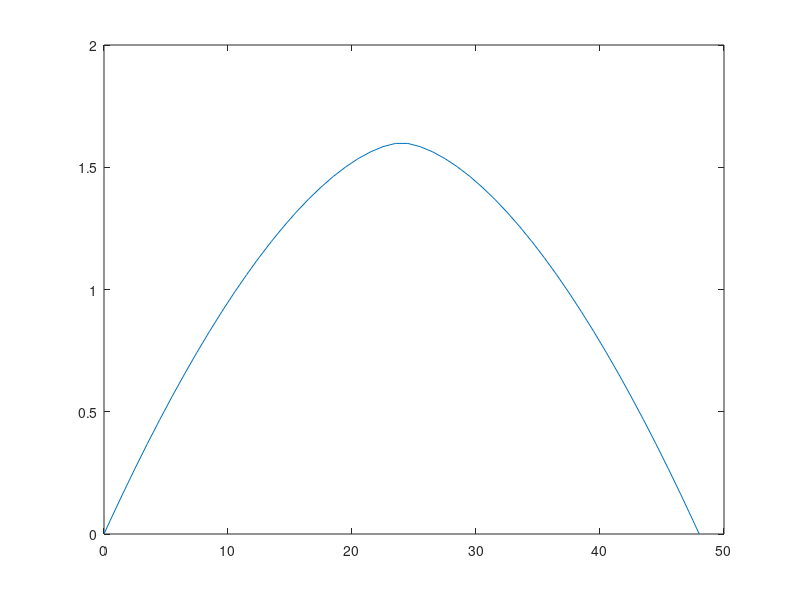

Write MATLAB code to recreate this figure. (Note: this script raises an error after producing the figure.)
nx_ori=50;
x=[];
for i=-0.5:1:nx_ori-2+0.5;
    x=[x;i];
end

[nx,ny]=size(x);
x(1)=0;
x(nx)=nx_ori-2;

G=1e-6;
m=10;
n=1.5;
L=nx_ori-2;
y=[];
for i=1:nx
    %y=[y;G/(2*m)*((L/2)^2-(L/2-x(i))^2)];                    %NF
    %y=[y;(G/(2*m))^(1/n)*(n/(n+1))*((L/2)^((n+1)/n)-(abs(L/2-x(i)))^((n+1)/n))];  %NNF
    %y=[y;(G/(2*m))^(1/n)*(n/(n+1))*((L/2)^((n+1)/n)-(abs(L/2-x(i)))^((n+1)/n))];  %NNF
    y=[y;(2*n+1)/(n+1)*(1-((abs(L/2-x(i)))/(L/2))^(1+1/n))]; %%NNF AVERAGE
end

%y=y/max(y);
plot (x,y);


%==========================================
hold on
dat=load('LBM_velocity_46000.out');
[nx,ny]=size(dat);

%====MAX NORMALISE==========
%dat=dat/max(dat);
%===========================

%=====AVE NORMALISE=========
sums=sum(dat);
sums=sums/(nx-2);
dat=dat/sums;
%===========================


xx=[];
for i=-0.5:1:nx-1-0.5;
    xx=[xx;i];
end
plot (xx,dat,'rx');
hold off
% %============================================

%===============error cal====================
error=0;
sums=0;
for i=2:nx-1
    error=error+abs(y(i)-dat(i));
    sums=sums+abs(y(i))
end

error=error/sums
%============================================
